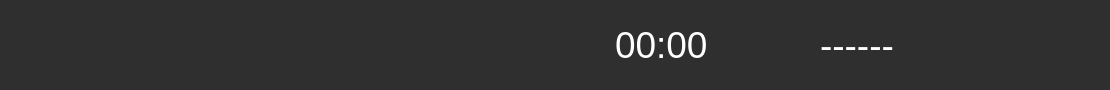
     <widget class="QWidget" name="widget" native="true">
      <property name="minimumSize">
       <size>
        <width>1024</width>
        <height>80</height>
       </size>
      </property>
      <property name="maximumSize">
       <size>
        <width>1110</width>
        <height>90</height>
       </size>
      </property>
      <property name="styleSheet">
       <string notr="true">background-color: rgb(47, 47, 47);
</string>
      </property>
      <layout class="QHBoxLayout" name="horizontalLayout_134">
       <property name="spacing">
        <number>0</number>
       </property>
       <property name="leftMargin">
        <number>20</number>
       </property>
       <property name="topMargin">
        <number>0</number>
       </property>
       <property name="rightMargin">
        <number>20</number>
       </property>
       <property name="bottomMargin">
        <number>0</number>
       </property>
       <item>
        <layout class="QHBoxLayout" name="horizontalLayout_28">
         <item>
          <layout class="QHBoxLayout" name="horizontalLayout_27">
           <property name="spacing">
            <number>15</number>
           </property>
           <item>
            <layout class="QHBoxLayout" name="horizontalLayout_10">
             <property name="spacing">
              <number>15</number>
             </property>
             <item>
              <widget class="QLabel" name="lblclock_3">
               <property name="minimumSize">
                <size>
                 <width>50</width>
                 <height>40</height>
                </size>
               </property>
               <property name="maximumSize">
                <size>
                 <width>60</width>
                 <height>50</height>
                </size>
               </property>
               <property name="cursor">
                <cursorShape>ArrowCursor</cursorShape>
               </property>
               <property name="toolTip">
                <string>Número empleado</string>
               </property>
               <property name="text">
                <string/>
               </property>
               <property name="pixmap">
                <pixmap resource="../resources/resources.qrc">:/resources/user (1).png</pixmap>
               </property>
               <property name="scaledContents">
                <bool>true</bool>
               </property>
               <property name="wordWrap">
                <bool>false</bool>
               </property>
              </widget>
             </item>
             <item>
              <widget class="QLabel" name="lblCurrentUser">
               <property name="minimumSize">
                <size>
                 <width>170</width>
                 <height>60</height>
                </size>
               </property>
               <property name="maximumSize">
                <size>
                 <width>170</width>
                 <height>70</height>
                </size>
               </property>
               <property name="font">
                <font>
                 <pointsize>28</pointsize>
                </font>
               </property>
               <property name="styleSheet">
                <string notr="true">color: rgb(255, 255, 255);</string>
               </property>
               <property name="text">
                <string/>
               </property>
              </widget>
             </item>
            </layout>
           </item>
           <item>
            <widget class="QLabel" name="lblclock_2">
             <property name="minimumSize">
              <size>
               <width>50</width>
               <height>40</height>
              </size>
             </property>
             <property name="maximumSize">
              <size>
               <width>60</width>
               <height>50</height>
              </size>
             </property>
             <property name="cursor">
              <cursorShape>ArrowCursor</cursorShape>
             </property>
             <property name="toolTip">
              <string>Número de orden</string>
             </property>
             <property name="text">
              <string/>
             </property>
             <property name="pixmap">
              <pixmap resource="../resources/resources.qrc">:/resources/document.png</pixmap>
             </property>
             <property name="scaledContents">
              <bool>true</bool>
             </property>
             <property name="wordWrap">
              <bool>false</bool>
             </property>
            </widget>
           </item>
           <item>
            <widget class="QLabel" name="lblCurrentOrder">
             <property name="minimumSize">
              <size>
               <width>200</width>
               <height>60</height>
              </size>
             </property>
             <property name="maximumSize">
              <size>
               <width>200</width>
               <height>70</height>
              </size>
             </property>
             <property name="font">
              <font>
               <pointsize>28</pointsize>
              </font>
             </property>
             <property name="styleSheet">
              <string notr="true">color: rgb(255, 255, 255);</string>
             </property>
             <property name="text">
              <string/>
             </property>
            </widget>
           </item>
           <item>
            <layout class="QHBoxLayout" name="horizontalLayout_29">
             <property name="spacing">
              <number>15</number>
             </property>
             <item>
              <widget class="QLabel" name="lblclock">
               <property name="minimumSize">
                <size>
                 <width>50</width>
                 <height>40</height>
                </size>
               </property>
               <property name="maximumSize">
                <size>
                 <width>60</width>
                 <height>50</height>
                </size>
               </property>
               <property name="cursor">
                <cursorShape>ArrowCursor</cursorShape>
               </property>
               <property name="toolTip">
                <string>Temporizador prueba</string>
               </property>
               <property name="text">
                <string/>
               </property>
               <property name="pixmap">
                <pixmap resource="../resources/resources.qrc">:/resources/clock_2.png</pixmap>
               </property>
               <property name="scaledContents">
                <bool>true</bool>
               </property>
               <property name="wordWrap">
                <bool>false</bool>
               </property>
              </widget>
             </item>
             <item>
              <widget class="QLabel" name="lbltimer">
               <property name="minimumSize">
                <size>
                 <width>130</width>
                 <height>60</height>
                </size>
               </property>
               <property name="maximumSize">
                <size>
                 <width>130</width>
                 <height>70</height>
                </size>
               </property>
               <property name="font">
                <font>
                 <pointsize>28</pointsize>
                </font>
               </property>
               <property name="styleSheet">
                <string notr="true">color: rgb(255, 255, 255);</string>
               </property>
               <property name="text">
                <string>00:00</string>
               </property>
              </widget>
             </item>
            </layout>
           </item>
          </layout>
         </item>
        </layout>
       </item>
       <item>
        <layout class="QHBoxLayout" name="horizontalLayout_118">
         <property name="spacing">
          <number>15</number>
         </property>
         <property name="leftMargin">
          <number>10</number>
         </property>
         <item>
          <widget class="QLabel" name="lblclock_5">
           <property name="minimumSize">
            <size>
             <width>50</width>
             <height>40</height>
            </size>
           </property>
           <property name="maximumSize">
            <size>
             <width>60</width>
             <height>50</height>
            </size>
           </property>
           <property name="cursor">
            <cursorShape>ArrowCursor</cursorShape>
           </property>
           <property name="toolTip">
            <string>Temporizador prueba</string>
           </property>
           <property name="text">
            <string/>
           </property>
           <property name="pixmap">
            <pixmap resource="../resources/resources.qrc">:/resources/verified.png</pixmap>
           </property>
           <property name="scaledContents">
            <bool>true</bool>
           </property>
           <property name="wordWrap">
            <bool>false</bool>
           </property>
          </widget>
         </item>
         <item>
          <widget class="QLabel" name="lblCounter">
           <property name="minimumSize">
            <size>
             <width>130</width>
             <height>60</height>
            </size>
           </property>
           <property name="maximumSize">
            <size>
             <width>130</width>
             <height>70</height>
            </size>
           </property>
           <property name="font">
            <font>
             <pointsize>28</pointsize>
            </font>
           </property>
           <property name="styleSheet">
            <string notr="true">color: rgb(255, 255, 255);</string>
           </property>
           <property name="text">
            <string>------</string>
           </property>
          </widget>
         </item>
        </layout>
       </item>
       <item>
        <spacer name="horizontalSpacer_28">
         <property name="orientation">
          <enum>Qt::Horizontal</enum>
         </property>
         <property name="sizeType">
          <enum>QSizePolicy::Expanding</enum>
         </property>
         <property name="sizeHint" stdset="0">
          <size>
           <width>213</width>
           <height>17</height>
          </size>
         </property>
        </spacer>
       </item>
       <item>
        <layout class="QVBoxLayout" name="verticalLayout_26">
         <item>
          <layout class="QHBoxLayout" name="horizontalLayout_38">
           <property name="spacing">
            <number>12</number>
           </property>
           <item>
            <widget class="QLabel" name="lblMinize">
             <property name="minimumSize">
              <size>
               <width>30</width>
               <height>30</height>
              </size>
             </property>
             <property name="maximumSize">
              <size>
               <width>30</width>
               <height>30</height>
              </size>
             </property>
             <property name="cursor">
              <cursorShape>PointingHandCursor</cursorShape>
             </property>
             <property name="toolTip">
              <string>Minimizar </string>
             </property>
             <property name="styleSheet">
              <string notr="true"/>
             </property>
             <property name="text">
              <string/>
             </property>
             <property name="pixmap">
              <pixmap resource="../resources/resources.qrc">:/resources/menos.png</pixmap>
             </property>
             <property name="scaledContents">
              <bool>true</bool>
             </property>
            </widget>
           </item>
           <item>
            <widget class="QLabel" name="lblClose">
             <property name="minimumSize">
              <size>
               <width>40</width>
               <height>40</height>
              </size>
             </property>
             <property name="maximumSize">
              <size>
               <width>40</width>
               <height>40</height>
              </size>
             </property>
             <property name="cursor">
              <cursorShape>PointingHandCursor</cursorShape>
             </property>
             <property name="toolTip">
              <string>Cerrar</string>
             </property>
             <property name="text">
              <string/>
             </property>
             <property name="pixmap">
              <pixmap resource="../resources/resources.qrc">:/resources/cerrar.png</pixmap>
             </property>
             <property name="scaledContents">
              <bool>true</bool>
             </property>
            </widget>
           </item>
          </layout>
         </item>
         <item>
          <spacer name="verticalSpacer_2">
           <property name="orientation">
            <enum>Qt::Vertical</enum>
           </property>
           <property name="sizeType">
            <enum>QSizePolicy::Fixed</enum>
           </property>
           <property name="sizeHint" stdset="0">
            <size>
             <width>20</width>
             <height>28</height>
            </size>
           </property>
          </spacer>
         </item>
        </layout>
       </item>
      </layout>
     </widget>
